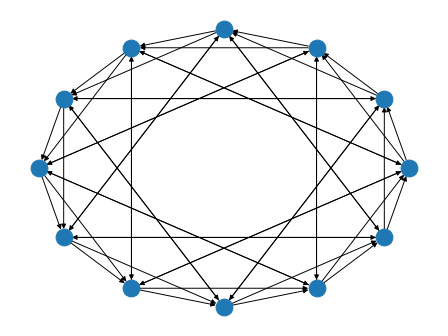

Reproduce this figure in Python.
import networkx as nx
from bluefog.common import topology_util
G = topology_util.ExponentialTwoGraph(12)
nx.draw_circular(G)
